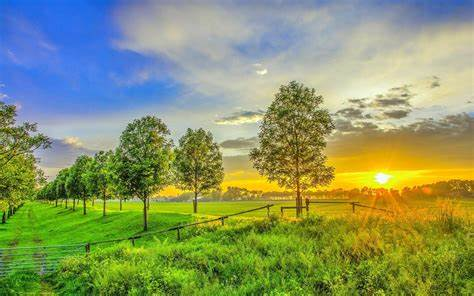
#> input picture b/Tools/Image_To_Csv/Lotus1/jpg.jpg, 474 x 296 px; its folder holds only this picture in this run
$ python answer.py   (older library calls are emulated)
#> lines starting #> are read from the running program, lines starting #| are printed output that depends on the picture
from PIL import Image
import numpy as np
import sys
import os
import csv
PATH = 'Lotus1'

#Useful function
def createFileList(myDir, format='.jpg'):
#> called with myDir = 'Lotus1', format = '.jpg'
    fileList = []
    print(myDir)
    for root, dirs, files in os.walk(myDir, topdown=False):
        for name in files:
            if name.endswith(format):
                fullName = os.path.join(root, name)
                fileList.append(fullName)
        return fileList


# load the original image
myFileList = createFileList(PATH)
for file in myFileList:
    print(file)
    img_file = Image.open(file)
#> img_file is the input picture: PIL image 474x296 RGB; mean R, G, B 137.6, 151.1, 101.6
    # img_file.show()

    # get original image parameters...
    width, height = img_file.size
#> width = 474; height = 296
    format = img_file.format
#> format = 'JPEG'
    mode = img_file.mode
#> mode = 'RGB'

    # Make image Greyscale
    img_grey = img_file.convert('L')
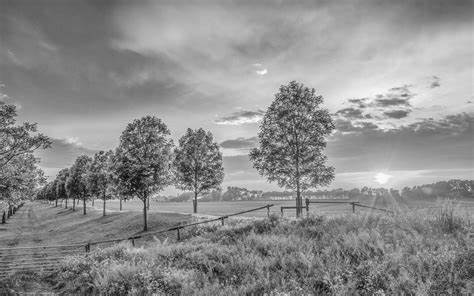
#> img_grey: PIL image 474x296 L; min 2, max 254, mean 141.4
    #img_grey.save('result.png')
    #img_grey.show()

    # Save Greyscale values
    value = np.asarray(img_grey.getdata(), dtype=np.int).reshape((img_grey.size[1], img_grey.size[0]))
    value = value.flatten()
    print(value)
#> (printed output is left out)
    with open("img_pixels.csv", 'a') as f:
        writer = csv.writer(f)
        writer.writerow(value)
